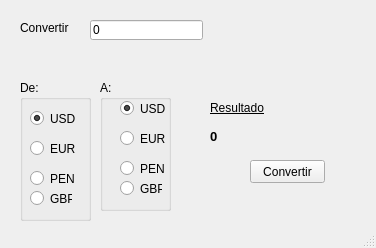
<?xml version="1.0" encoding="UTF-8"?>
<ui version="4.0">
 <class>TipoDeCambio</class>
 <widget class="QMainWindow" name="TipoDeCambio">
  <property name="geometry">
   <rect>
    <x>0</x>
    <y>0</y>
    <width>376</width>
    <height>248</height>
   </rect>
  </property>
  <property name="windowTitle">
   <string>Tipo de cambio</string>
  </property>
  <widget class="QWidget" name="centralwidget">
   <widget class="QLabel" name="lblConvertir">
    <property name="geometry">
     <rect>
      <x>20</x>
      <y>20</y>
      <width>61</width>
      <height>16</height>
     </rect>
    </property>
    <property name="text">
     <string>Convertir</string>
    </property>
   </widget>
   <widget class="QLineEdit" name="leImporte">
    <property name="geometry">
     <rect>
      <x>90</x>
      <y>20</y>
      <width>113</width>
      <height>20</height>
     </rect>
    </property>
    <property name="text">
     <string>0</string>
    </property>
   </widget>
   <widget class="QGroupBox" name="gbDe">
    <property name="geometry">
     <rect>
      <x>20</x>
      <y>80</y>
      <width>71</width>
      <height>141</height>
     </rect>
    </property>
    <property name="title">
     <string>De:</string>
    </property>
    <widget class="QRadioButton" name="rbDeUSD">
     <property name="geometry">
      <rect>
       <x>10</x>
       <y>30</y>
       <width>82</width>
       <height>17</height>
      </rect>
     </property>
     <property name="text">
      <string>USD</string>
     </property>
     <property name="checked">
      <bool>true</bool>
     </property>
    </widget>
    <widget class="QRadioButton" name="rbDeEUR">
     <property name="geometry">
      <rect>
       <x>10</x>
       <y>60</y>
       <width>82</width>
       <height>17</height>
      </rect>
     </property>
     <property name="text">
      <string>EUR</string>
     </property>
    </widget>
    <widget class="QRadioButton" name="rbDePEN">
     <property name="geometry">
      <rect>
       <x>10</x>
       <y>90</y>
       <width>82</width>
       <height>17</height>
      </rect>
     </property>
     <property name="text">
      <string>PEN</string>
     </property>
    </widget>
    <widget class="QRadioButton" name="rbDeGBP">
     <property name="geometry">
      <rect>
       <x>10</x>
       <y>110</y>
       <width>42</width>
       <height>17</height>
      </rect>
     </property>
     <property name="text">
      <string>GBP</string>
     </property>
    </widget>
   </widget>
   <widget class="QGroupBox" name="gbA">
    <property name="geometry">
     <rect>
      <x>100</x>
      <y>80</y>
      <width>71</width>
      <height>131</height>
     </rect>
    </property>
    <property name="title">
     <string>A:</string>
    </property>
    <widget class="QRadioButton" name="rbAUSD">
     <property name="geometry">
      <rect>
       <x>20</x>
       <y>20</y>
       <width>82</width>
       <height>17</height>
      </rect>
     </property>
     <property name="text">
      <string>USD</string>
     </property>
     <property name="checked">
      <bool>true</bool>
     </property>
    </widget>
    <widget class="QRadioButton" name="rbAEUR">
     <property name="geometry">
      <rect>
       <x>20</x>
       <y>50</y>
       <width>82</width>
       <height>17</height>
      </rect>
     </property>
     <property name="text">
      <string>EUR</string>
     </property>
    </widget>
    <widget class="QRadioButton" name="rbAPEN">
     <property name="geometry">
      <rect>
       <x>20</x>
       <y>80</y>
       <width>82</width>
       <height>17</height>
      </rect>
     </property>
     <property name="text">
      <string>PEN</string>
     </property>
    </widget>
    <widget class="QRadioButton" name="rbAGBP">
     <property name="geometry">
      <rect>
       <x>20</x>
       <y>100</y>
       <width>42</width>
       <height>17</height>
      </rect>
     </property>
     <property name="text">
      <string>GBP</string>
     </property>
    </widget>
   </widget>
   <widget class="QLabel" name="lblResultado">
    <property name="geometry">
     <rect>
      <x>210</x>
      <y>100</y>
      <width>61</width>
      <height>16</height>
     </rect>
    </property>
    <property name="font">
     <font>
      <underline>true</underline>
     </font>
    </property>
    <property name="text">
     <string>Resultado</string>
    </property>
   </widget>
   <widget class="QLabel" name="lblCambio">
    <property name="geometry">
     <rect>
      <x>210</x>
      <y>130</y>
      <width>47</width>
      <height>13</height>
     </rect>
    </property>
    <property name="font">
     <font>
      <pointsize>10</pointsize>
      <weight>75</weight>
      <bold>true</bold>
     </font>
    </property>
    <property name="text">
     <string>0</string>
    </property>
   </widget>
   <widget class="QPushButton" name="pbTipoCambio">
    <property name="geometry">
     <rect>
      <x>250</x>
      <y>160</y>
      <width>75</width>
      <height>23</height>
     </rect>
    </property>
    <property name="text">
     <string>Convertir</string>
    </property>
   </widget>
  </widget>
  <widget class="QMenuBar" name="menubar">
   <property name="geometry">
    <rect>
     <x>0</x>
     <y>0</y>
     <width>376</width>
     <height>21</height>
    </rect>
   </property>
  </widget>
  <widget class="QStatusBar" name="statusbar"/>
 </widget>
 <resources/>
 <connections/>
</ui>
